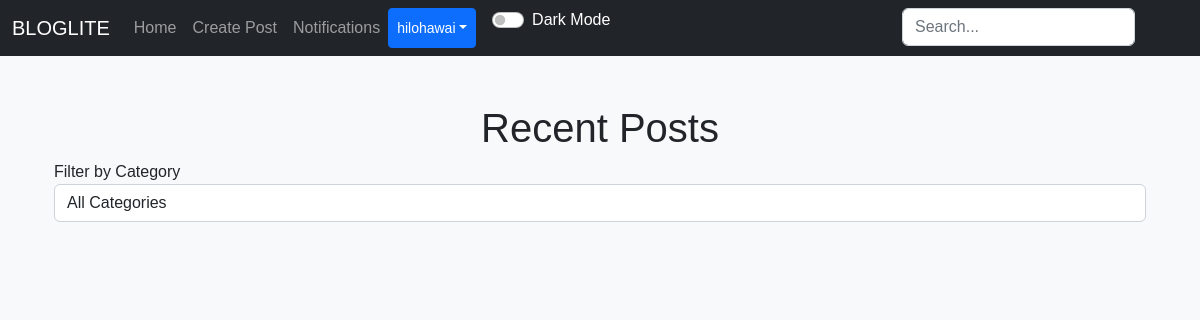
Page /home?category_id=4 (signed in) on the earlier database version.
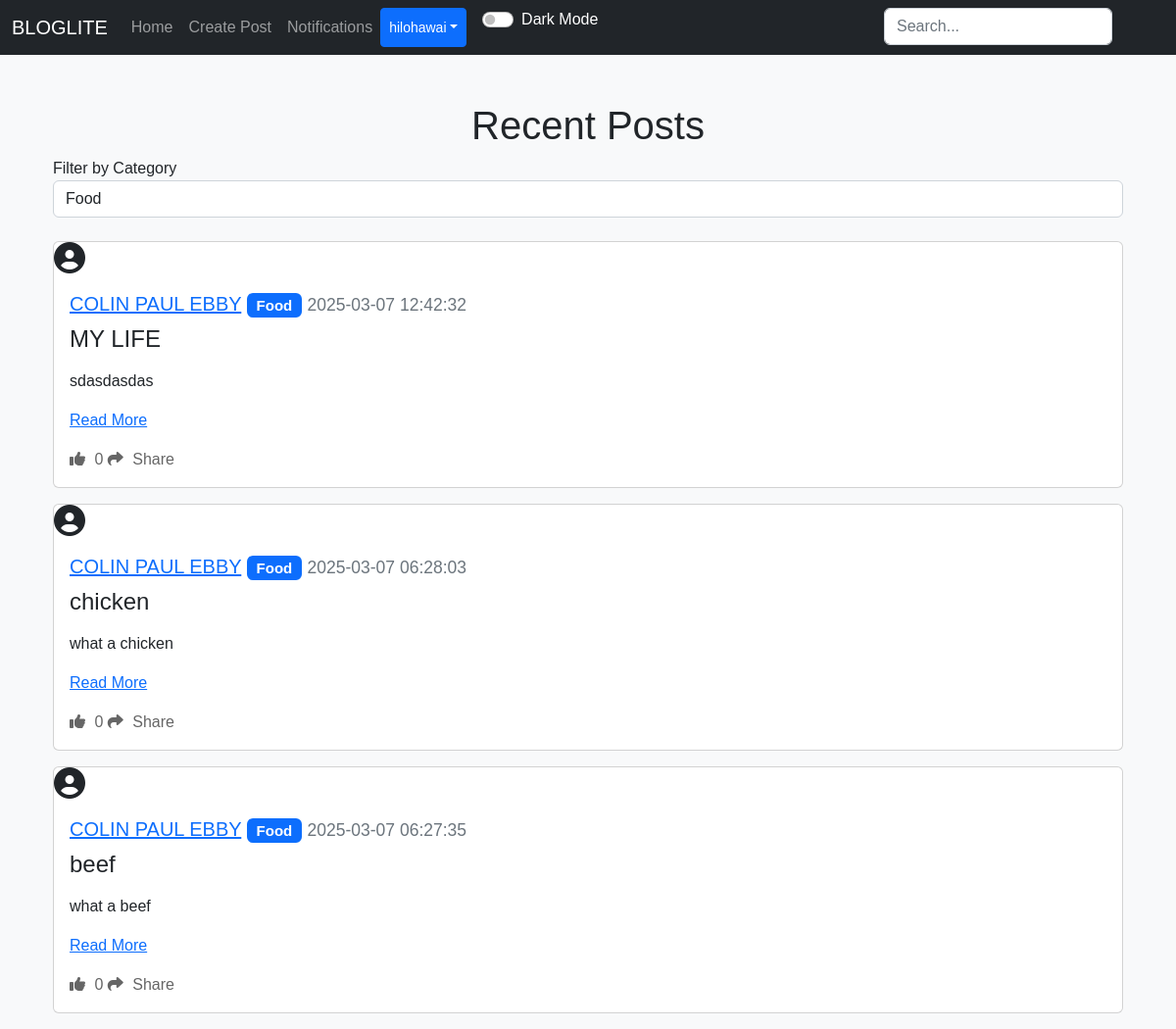
Same page on the later database version.
### applicaton/models.py (models this page shows)
class User(db.Model, UserMixin):
    id = db.Column(db.Integer, primary_key=True)
    email = db.Column(db.String(150), unique=True)
    username = db.Column(db.String(150), unique=True)
    password = db.Column(db.String(150))
    date_created = db.Column(db.DateTime(timezone=True), default=func.now())
    profile_picture = db.Column(db.String(150), nullable=True)
    posts = db.relationship("Post", backref="user", cascade="all, delete")
    comments = db.relationship("Comment", backref="user", cascade="all, delete")
    likes = db.relationship("Like", backref="user", cascade="all, delete")
    followers = db.relationship("Follower", foreign_keys=[Follower.user_id], backref="followed_user", lazy="dynamic")
    following = db.relationship("Follower", foreign_keys=[Follower.follower_id], backref="follower", lazy="dynamic")
    notifications = db.relationship("Notification", backref="user", cascade="all, delete", lazy="dynamic")

class Post(db.Model):
    id = db.Column(db.Integer, primary_key=True)
    title = db.Column(db.String(150), nullable=False)  # Add title field
    text = db.Column(db.Text, nullable=False)
    date_created = db.Column(db.DateTime(timezone=True), default=func.now())
    author = db.Column(db.Integer, db.ForeignKey('user.id'), nullable=False)
    category_id = db.Column(db.Integer, db.ForeignKey('category.id'), nullable=True)
    comments = db.relationship("Comment", backref="post", cascade="all, delete")
    likes = db.relationship("Like", backref="post", cascade="all, delete")

class Category(db.Model):
    id = db.Column(db.Integer, primary_key=True)
    name = db.Column(db.String(50), unique=True, nullable=False)
    posts = db.relationship("Post", backref="category", cascade="all, delete")

### applicaton/views.py (the view)
@views.route("/")
@views.route("/home")
@login_required
def home():
    logging.basicConfig(level=logging.DEBUG)
    logger = logging.getLogger(__name__)
    category_id = request.args.get('category_id')
    logger.debug(f"Received category_id: {category_id}")
    query = Post.query
    if category_id and category_id != "":
        try:
            category_id_int = int(category_id)
            query = query.filter(Post.category_id == category_id_int)
            logger.debug(f"Applied category filter for ID: {category_id_int}")
        except ValueError:
            logger.error(f"Invalid category_id: {category_id}")
    posts = query.order_by(Post.date_created.desc()).all()
    logger.debug(f"Filtered posts count: {len(posts)}")
    for post in posts:
        logger.debug(f"Post - ID: {post.id}, Title: {post.title}, Category ID: {post.category_id}")
    categories = Category.query.all()
    logger.debug(f"Categories available: {[category.name for category in categories]}")
    return render_template("home.html", user=current_user, posts=posts, categories=categories)

### applicaton/templates/home.html (shortened to what this page needs)
{% extends "nav.html" %}
{% block content %}
<div class="container mt-5">
    <h1 align="center">Recent Posts</h1>
    <form method="GET" action="{{ url_for('views.home') }}" id="categoryFilterForm">
        <div class="form-group">
            <label for="category_id">Filter by Category</label>
            <select name="category_id" id="category_id" class="form-control">
                <option value="">All Categories</option>
                {% for category in categories %}
                    <option value="{{ category.id }}" {% if request.args.get('category_id')|string == category.id|string %}selected{% endif %}>{{ category.name }}</option>
                {% endfor %}
            </select>
        </div>
    </form>
    <br />
    {% for post in posts %}
        <div class="card mb-3">
            <div class="profile-pic-container mr-3">
                {% if post.user.profile_picture %}
                    <img src="{{ url_for('static', filename='uploads/' + post.user.profile_picture) }}" alt="Profile Picture" class="profile-pic">
                {% else %}
                    <i class="fas fa-user-circle fa-2x"></i>
                {% endif %}
            </div>
            <div class="card-body">
                <h5 class="card-title">
                    <a href="{{ url_for('views.post', username=post.user.username) }}">{{ post.user.username }}</a>
                    {% if post.category %}
                        <span class="badge bg-primary">{{ post.category.name }}</span>
                    {% endif %}
                    <small class="text-muted">{{ post.date_created }}</small>
                </h5>
                <h4>{{ post.title }}</h4>
                <p class="card-text">
                    {% if post.text|length > 100 %}
                        {{ post.text[:100] | safe }}... <a href="{{ url_for('views.view_post', id=post.id) }}">Read More</a>
                    {% else %}
                        {{ post.text | safe }} <a href="{{ url_for('views.view_post', id=post.id) }}">Read More</a>
                    {% endif %}
                </p>
                <div>
                    <a href="#" class="like-btn" data-post-id="{{ post.id }}">
                        <i class="fas fa-thumbs-up"></i> <span class="like-count">{{ post.likes|length }}</span>
                    </a>
                    <a href="#" class="share-btn ml-3" data-post-id="{{ post.id }}" data-bs-toggle="modal" data-bs-target="#shareModal">
                        <i class="fas fa-share"></i> Share
                    </a>
                </div>
            </div>
        </div>
    {% endfor %}
</div>
{% endblock %}

### applicaton/templates/nav.html (shortened to what this page needs)
<!DOCTYPE html>
<html lang="en">
<head>
  <link href="https://cdn.jsdelivr.net/npm/bootstrap@5.2.3/dist/css/bootstrap.min.css" rel="stylesheet">
  <link rel="stylesheet" href="https://code.jquery.com/ui/1.12.1/themes/base/jquery-ui.css">
  <link rel="stylesheet" href="{{ url_for('static', filename='style.css') }}">
</head>
<body>
  <nav class="navbar navbar-expand-lg navbar-dark bg-dark">
    <div class="container-fluid">
      <a class="navbar-brand" href="/home">BLOGLITE</a>
      <div class="collapse navbar-collapse" id="navbar">
        <div class="navbar-nav">
          <a class="nav-item nav-link" href="/home">Home</a>
          {% if user.is_authenticated %}
            <a class="nav-item nav-link" href="/create-post">Create Post</a>
            <a class="nav-item nav-link" href="/notifications">Notifications</a>
            <div style="position: absolute; right: 57px;">
              <form action="{{ url_for('views.search') }}" method="POST" class="d-flex" role="search">
                <input type="search" placeholder="Search..." name="query" class="form-control me-2" id="search-input">
              </form>
            </div>
            <div class="btn-group">
              <button type="button" class="btn btn-sm btn-primary dropdown-toggle" data-bs-toggle="dropdown">{{ user.username }}</button>
            </div>
          {% else %}
            <a class="nav-item nav-link" href="/login">Login</a>
            <a class="nav-item nav-link" href="/sign-up">Sign Up</a>
          {% endif %}
          <div class="form-check form-switch ms-3">
            <input class="form-check-input" type="checkbox" id="darkModeToggle" onclick="toggleDarkMode()">
            <label class="form-check-label text-white" for="darkModeToggle">Dark Mode</label>
          </div>
        </div>
      </div>
    </div>
  </nav>
  <div class="container">{% block content %}{% endblock %}</div>
  </body>
  </html>
</body>
</html>

### applicaton/static/style.css (style rules this page uses)
body { background-color: #f8f9fa; font-family: Arial, sans-serif; }
.profile-pic-container { display: inline-block; vertical-align: middle; margin-right: 10px; }
.like-btn { color: #666; text-decoration: none; transition: color 0.3s ease; }
.like-btn i { margin-right: 5px; }
.share-btn { color: #666; text-decoration: none; transition: color 0.3s ease; }
.share-btn i { margin-right: 5px; }

Differences in the rows shown:
added Post: user.username "COLIN PAUL EBBY", category.name "Food", date_created "2025-03-07 12:42:32", title "MY LIFE", text "sdasdasdas", likes|length "0"
added Post: user.username "COLIN PAUL EBBY", category.name "Food", date_created "2025-03-07 06:28:03", title "chicken", text "what a chicken", likes|length "0"
added Post: user.username "COLIN PAUL EBBY", category.name "Food", date_created "2025-03-07 06:27:35", title "beef", text "what a beef", likes|length "0"
Other differences:
form field category_id: "All Categories" → "Food"
